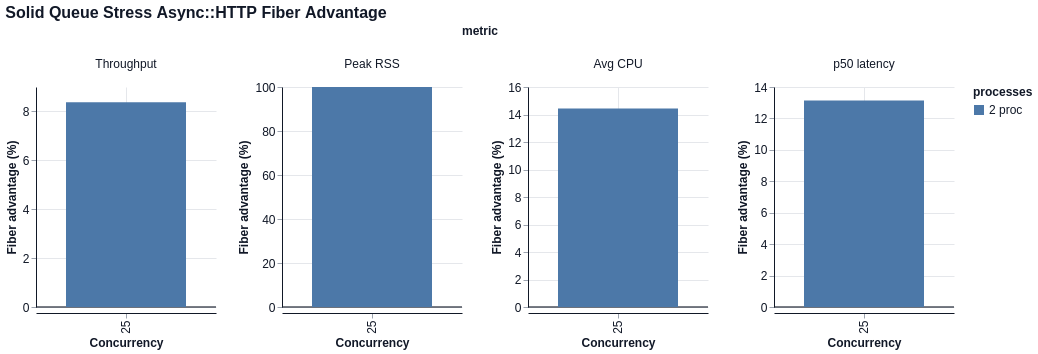

Describe this chart as a Vega-Lite specification.
### Vega-Lite specification from a JSON file in a GitHub repository (floating-point values rounded to 4 significant figures)
{"$schema": "https://vega.github.io/schema/vega-lite/v6.json", "title": "Solid Queue Stress Async::HTTP Fiber Advantage", "data": {"values": [{"concurrency": 25, "processes": "2 proc", "metric": "Throughput", "value": 8.379}, {"concurrency": 25, "processes": "2 proc", "metric": "Peak RSS", "value": 100.0}, {"concurrency": 25, "processes": "2 proc", "metric": "Avg CPU", "value": 14.44}, {"concurrency": 25, "processes": "2 proc", "metric": "p50 latency", "value": 13.14}]}, "facet": {"column": {"field": "metric", "type": "nominal", "sort": ["Throughput", "Peak RSS", "Avg CPU", "p50 latency"]}}, "spec": {"width": 180, "height": 220, "layer": [{"mark": {"type": "rule", "color": "#111827", "strokeWidth": 1.5, "opacity": 0.75}, "encoding": {"y": {"datum": 0, "type": "quantitative", "title": "Fiber advantage (%)"}}}, {"mark": {"type": "bar", "tooltip": true}, "encoding": {"x": {"field": "concurrency", "type": "ordinal", "title": "Concurrency"}, "xOffset": {"field": "processes", "type": "nominal", "sort": ["1 proc", "2 proc", "6 proc"]}, "y": {"field": "value", "type": "quantitative", "title": "Fiber advantage (%)", "stack": null}, "color": {"field": "processes", "type": "nominal", "sort": ["1 proc", "2 proc", "6 proc"]}, "tooltip": [{"field": "metric", "type": "nominal"}, {"field": "concurrency", "type": "quantitative"}, {"field": "processes", "type": "nominal"}, {"field": "value", "type": "quantitative"}]}}]}, "resolve": {"scale": {"y": "independent"}}, "config": {"background": "white", "axis": {"labelFont": "Helvetica", "titleFont": "Helvetica", "labelFontSize": 12, "titleFontSize": 12, "labelColor": "#111827", "titleColor": "#111827", "domainColor": "#111827", "tickColor": "#9ca3af", "grid": true, "gridColor": "#e5e7eb"}, "header": {"labelFont": "Helvetica", "titleFont": "Helvetica", "labelFontSize": 12, "titleFontSize": 12, "labelColor": "#111827", "titleColor": "#111827"}, "legend": {"labelFont": "Helvetica", "titleFont": "Helvetica", "labelFontSize": 12, "titleFontSize": 12, "labelColor": "#111827", "titleColor": "#111827"}, "title": {"font": "Helvetica", "fontSize": 16, "anchor": "start", "color": "#111827"}, "view": {"stroke": null}}}
